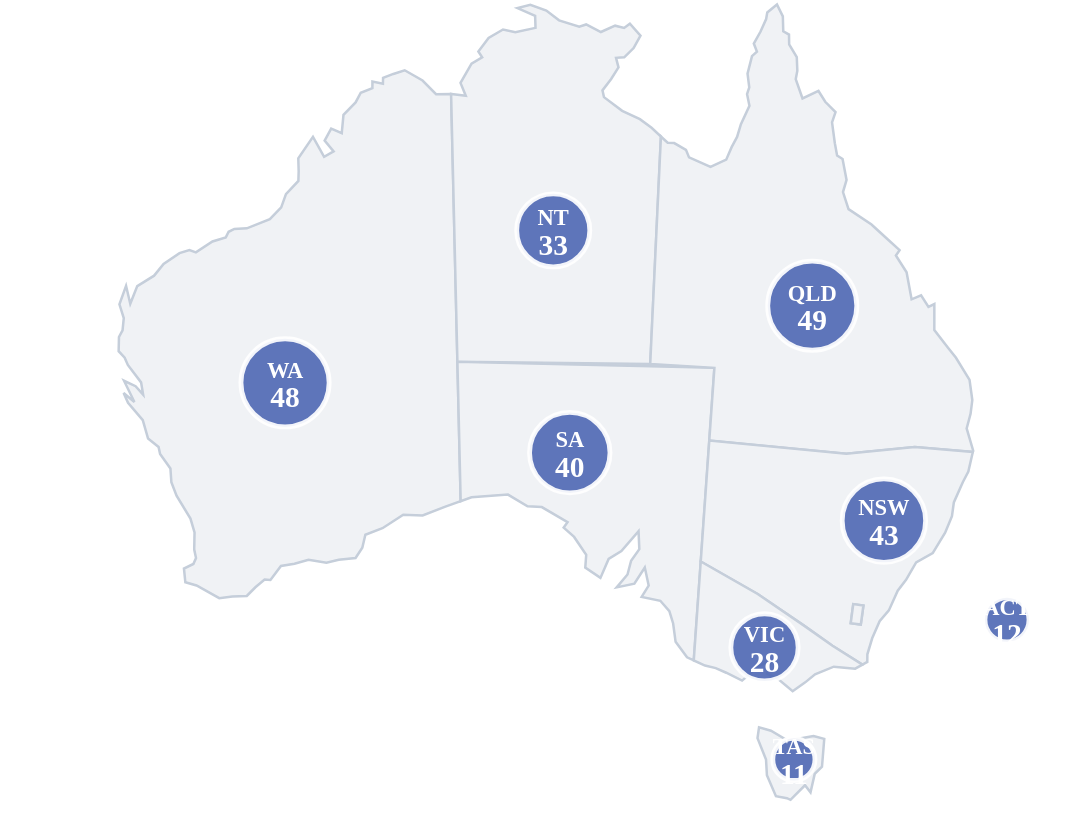

Source (Vega-Lite JSON):
### Vega-Lite specification from a JSON file in a GitHub repository (floating-point values rounded to 4 significant figures; data arrays with more than 128 entries replaced by an {"elided": "..."} marker saying what was removed)
{"$schema": "https://vega.github.io/schema/vega-lite/v5.json", "description": "Vega-Lite proportional symbol map of non-extinct EPBC native mammal state-linked listings. Base map uses preprojected simplified vector geography.", "width": 630, "height": 480, "background": "#FFFFFF", "padding": 0, "projection": {"type": "identity", "reflectY": false, "scale": 1.06, "translate": [-18.9, -14.4]}, "layer": [{"data": {"values": [{"type": "Feature", "properties": {"state": "Western Australia", "abbr": "WA", "extinct": 20, "total": 68, "share": 29.4}, "geometry": {"type": "Polygon", "coordinates": {"elided": "1x88x2 float values"}}}, {"type": "Feature", "properties": {"state": "Northern Territory", "abbr": "NT", "extinct": 12, "total": 45, "share": 26.7}, "geometry": {"type": "Polygon", "coordinates": [[[271.4, 65.76], [268.5, 58.72], [274.5, 48.27], [280.3, 44.82], [278.2, 41.64], [283.8, 34.24], [291.7, 29.65], [298.4, 31.15], [309.4, 28.75], [309.1, 22.21], [299.5, 17.99], [306.5, 16.15], [315.2, 19.36], [322.2, 24.66], [333.2, 28.11], [336.9, 26.89], [344.9, 31.01], [352.7, 27.56], [357.6, 28.83], [360.7, 26.48], [366.5, 33.03], [362.8, 39.76], [357.6, 44.77], [353.2, 45.06], [354.5, 50.25], [350.5, 56.57], [345.8, 62.78], [346.6, 66.46], [356.5, 73.92], [366.2, 78.43], [372.5, 83.17], [377.6, 87.87], [371.8, 211.8], [266.8, 210.5], [263.4, 64.75], [271.4, 65.76], [271.4, 65.76]]]}}, {"type": "Feature", "properties": {"state": "South Australia", "abbr": "SA", "extinct": 21, "total": 61, "share": 34.4}, "geometry": {"type": "Polygon", "coordinates": [[[391.8, 371.4], [385.6, 363.0], [384.3, 353.0], [382.2, 346.2], [377.3, 340.6], [367.1, 338.5], [370.9, 332.4], [368.8, 322.5], [363.2, 331.3], [353.5, 333.3], [359.4, 326.3], [361.4, 318.8], [365.9, 312.6], [365.4, 302.8], [356.1, 313.6], [349.2, 317.9], [344.7, 328.2], [336.4, 322.5], [336.9, 315.6], [330.4, 305.9], [324.7, 300.8], [326.8, 297.8], [312.8, 289.6], [305.0, 289.2], [294.4, 282.8], [274.5, 284.3], [268.6, 286.4], [266.8, 210.5], [406.7, 213.8], [395.5, 373.1], [391.8, 371.4], [391.8, 371.4]]]}}, {"type": "Feature", "properties": {"state": "Queensland", "abbr": "QLD", "extinct": 15, "total": 64, "share": 23.4}, "geometry": {"type": "Polygon", "coordinates": [[[381.3, 91.28], [384.8, 91.45], [391.2, 95.13], [392.9, 99.26], [404.6, 104.4], [413.2, 100.5], [416.1, 93.7], [419.1, 88.14], [421.2, 81.15], [425.8, 71.16], [424.5, 64.79], [425.7, 61.12], [424.8, 53.65], [427.2, 44.12], [429.9, 41.71], [428.2, 37.28], [431.9, 30.76], [434.9, 23.96], [435.5, 20.36], [440.8, 16.0], [444.0, 22.52], [444.2, 30.58], [447.3, 32.4], [447.4, 37.8], [451.6, 44.72], [451.9, 52.05], [451.0, 56.67], [454.7, 67.17], [463.4, 63.11], [467.1, 68.98], [472.7, 74.63], [470.8, 80.2], [472.3, 91.54], [473.5, 98.2], [476.5, 100.1], [478.7, 111.6], [476.7, 118.2], [479.7, 127.4], [492.2, 135.8], [500.1, 143.0], [507.5, 149.8], [505.5, 152.7], [511.4, 161.8], [514.1, 176.5], [519.2, 174.3], [523.3, 180.7], [526.5, 179.1], [526.5, 193.2], [533.6, 202.5], [538.2, 208.3], [545.6, 220.4], [547.1, 231.4], [546.2, 238.9], [544.0, 246.8], [547.6, 258.8], [547.4, 259.6], [515.8, 257.0], [478.5, 260.6], [403.9, 253.4], [406.7, 213.8], [371.8, 211.8], [377.6, 87.87], [381.3, 91.28], [381.3, 91.28]]]}}, {"type": "Feature", "properties": {"state": "New South Wales", "abbr": "NSW", "extinct": 14, "total": 57, "share": 24.6}, "geometry": {"type": "MultiPolygon", "coordinates": [[[[542.0, 276.0], [537.1, 287.1], [536.0, 294.6], [532.3, 303.6], [525.6, 314.7], [516.5, 319.8], [511.1, 329.2], [506.5, 335.1], [501.7, 345.9], [496.7, 351.8], [492.6, 361.1], [490.0, 369.8], [490.0, 373.9], [487.3, 375.4], [471.0, 365.1], [455.3, 354.0], [430.3, 336.9], [399.3, 319.2], [403.9, 253.4], [478.5, 260.6], [515.8, 257.0], [547.4, 259.6], [545.0, 270.3], [542.0, 276.0], [542.0, 276.0]]], [[[486.4, 353.6], [487.9, 343.2], [482.3, 342.4], [480.9, 352.9], [486.4, 353.6], [486.4, 353.6]]]]}}, {"type": "Feature", "properties": {"state": "Victoria", "abbr": "VIC", "extinct": 10, "total": 38, "share": 26.3}, "geometry": {"type": "Polygon", "coordinates": [[[483.4, 377.6], [471.7, 376.5], [461.5, 380.6], [456.2, 385.0], [449.3, 389.9], [441.4, 383.2], [435.4, 380.3], [437.6, 373.7], [431.7, 375.6], [421.8, 384.1], [413.2, 379.8], [407.5, 377.3], [401.6, 375.9], [395.5, 373.1], [399.3, 319.2], [430.3, 336.9], [455.3, 354.0], [471.0, 365.1], [487.3, 375.4], [483.4, 377.6], [483.4, 377.6]]]}}, {"type": "Feature", "properties": {"state": "Tasmania", "abbr": "TAS", "extinct": 1, "total": 12, "share": 8.3}, "geometry": {"type": "Polygon", "coordinates": [[[460.6, 414.2], [466.5, 415.8], [465.3, 431.0], [461.3, 434.9], [459.1, 444.9], [456.0, 441.1], [448.2, 449.0], [446.2, 448.1], [440.2, 447.0], [435.3, 435.6], [434.8, 427.1], [430.2, 415.4], [431.0, 409.6], [437.5, 411.4], [446.8, 416.8], [452.4, 415.7], [460.6, 414.2], [460.6, 414.2]]]}}, {"type": "Feature", "properties": {"state": "Australian Capital Territory", "abbr": "ACT", "extinct": 0, "total": 12, "share": 0.0}, "geometry": {"type": "Polygon", "coordinates": [[[480.9, 352.9], [482.3, 342.4], [487.9, 343.2], [486.4, 353.6], [480.9, 352.9], [480.9, 352.9]]]}}]}, "mark": {"type": "geoshape", "fill": "#F0F2F5", "stroke": "#C5CEDA", "strokeWidth": 1.45}}, {"data": {"values": [{"geometry": {"type": "LineString", "coordinates": [[484, 347], [538, 347], [558, 351]]}}]}, "mark": {"type": "geoshape", "filled": false, "stroke": "#A0AEC5", "strokeDash": [4, 3], "strokeWidth": 1.5}}, {"data": {"values": [{"state": "Western Australia", "abbr": "WA", "px": 173.0, "py": 222.0, "count": 48, "vulnerable": 30, "endangered": 15, "critically_endangered": 3}, {"state": "Northern Territory", "abbr": "NT", "px": 319.0, "py": 139.0, "count": 33, "vulnerable": 20, "endangered": 11, "critically_endangered": 2}, {"state": "Queensland", "abbr": "QLD", "px": 460.0, "py": 180.0, "count": 49, "vulnerable": 26, "endangered": 22, "critically_endangered": 1}, {"state": "South Australia", "abbr": "SA", "px": 328.0, "py": 260.0, "count": 40, "vulnerable": 20, "endangered": 19, "critically_endangered": 1}, {"state": "New South Wales", "abbr": "NSW", "px": 499.0, "py": 297.0, "count": 43, "vulnerable": 22, "endangered": 19, "critically_endangered": 2}, {"state": "Victoria", "abbr": "VIC", "px": 434.0, "py": 366.0, "count": 28, "vulnerable": 12, "endangered": 14, "critically_endangered": 2}, {"state": "Tasmania", "abbr": "TAS", "px": 450.0, "py": 427.0, "count": 11, "vulnerable": 6, "endangered": 5, "critically_endangered": 0}, {"state": "Australian Capital Territory", "abbr": "ACT", "px": 566.0, "py": 351.0, "count": 12, "vulnerable": 5, "endangered": 7, "critically_endangered": 0}]}, "mark": {"type": "circle", "fill": "#526BB6", "opacity": 0.92, "stroke": "#FFFFFF", "strokeWidth": 2.8, "cursor": "pointer"}, "encoding": {"longitude": {"field": "px", "type": "quantitative"}, "latitude": {"field": "py", "type": "quantitative"}, "size": {"field": "count", "type": "quantitative", "scale": {"domain": [0, 49], "range": [0, 2642]}, "legend": null}, "tooltip": [{"field": "state", "type": "nominal", "title": "State / territory"}, {"field": "count", "type": "quantitative", "title": "Listings", "format": ".0f"}, {"field": "vulnerable", "type": "quantitative", "title": "Vulnerable", "format": ".0f"}, {"field": "endangered", "type": "quantitative", "title": "Endangered", "format": ".0f"}, {"field": "critically_endangered", "type": "quantitative", "title": "Critically endangered", "format": ".0f"}]}}, {"data": {"values": [{"state": "Western Australia", "abbr": "WA", "px": 173.0, "py": 222.0, "count": 48, "vulnerable": 30, "endangered": 15, "critically_endangered": 3}, {"state": "Northern Territory", "abbr": "NT", "px": 319.0, "py": 139.0, "count": 33, "vulnerable": 20, "endangered": 11, "critically_endangered": 2}, {"state": "Queensland", "abbr": "QLD", "px": 460.0, "py": 180.0, "count": 49, "vulnerable": 26, "endangered": 22, "critically_endangered": 1}, {"state": "South Australia", "abbr": "SA", "px": 328.0, "py": 260.0, "count": 40, "vulnerable": 20, "endangered": 19, "critically_endangered": 1}, {"state": "New South Wales", "abbr": "NSW", "px": 499.0, "py": 297.0, "count": 43, "vulnerable": 22, "endangered": 19, "critically_endangered": 2}, {"state": "Victoria", "abbr": "VIC", "px": 434.0, "py": 366.0, "count": 28, "vulnerable": 12, "endangered": 14, "critically_endangered": 2}, {"state": "Tasmania", "abbr": "TAS", "px": 450.0, "py": 427.0, "count": 11, "vulnerable": 6, "endangered": 5, "critically_endangered": 0}, {"state": "Australian Capital Territory", "abbr": "ACT", "px": 566.0, "py": 351.0, "count": 12, "vulnerable": 5, "endangered": 7, "critically_endangered": 0}]}, "mark": {"type": "text", "font": "DM Sans", "fontSize": 13, "fontWeight": 800, "fill": "#FFFFFF", "dy": -7, "baseline": "middle", "align": "center"}, "encoding": {"longitude": {"field": "px", "type": "quantitative"}, "latitude": {"field": "py", "type": "quantitative"}, "text": {"field": "abbr"}, "tooltip": [{"field": "state", "title": "State / territory"}, {"field": "count", "title": "Listings"}]}}, {"data": {"values": [{"state": "Western Australia", "abbr": "WA", "px": 173.0, "py": 222.0, "count": 48, "vulnerable": 30, "endangered": 15, "critically_endangered": 3}, {"state": "Northern Territory", "abbr": "NT", "px": 319.0, "py": 139.0, "count": 33, "vulnerable": 20, "endangered": 11, "critically_endangered": 2}, {"state": "Queensland", "abbr": "QLD", "px": 460.0, "py": 180.0, "count": 49, "vulnerable": 26, "endangered": 22, "critically_endangered": 1}, {"state": "South Australia", "abbr": "SA", "px": 328.0, "py": 260.0, "count": 40, "vulnerable": 20, "endangered": 19, "critically_endangered": 1}, {"state": "New South Wales", "abbr": "NSW", "px": 499.0, "py": 297.0, "count": 43, "vulnerable": 22, "endangered": 19, "critically_endangered": 2}, {"state": "Victoria", "abbr": "VIC", "px": 434.0, "py": 366.0, "count": 28, "vulnerable": 12, "endangered": 14, "critically_endangered": 2}, {"state": "Tasmania", "abbr": "TAS", "px": 450.0, "py": 427.0, "count": 11, "vulnerable": 6, "endangered": 5, "critically_endangered": 0}, {"state": "Australian Capital Territory", "abbr": "ACT", "px": 566.0, "py": 351.0, "count": 12, "vulnerable": 5, "endangered": 7, "critically_endangered": 0}]}, "mark": {"type": "text", "font": "DM Sans", "fontSize": 17, "fontWeight": 800, "fill": "#FFFFFF", "dy": 9, "baseline": "middle", "align": "center"}, "encoding": {"longitude": {"field": "px", "type": "quantitative"}, "latitude": {"field": "py", "type": "quantitative"}, "text": {"field": "count", "type": "quantitative", "format": ".0f"}, "tooltip": [{"field": "state", "title": "State / territory"}, {"field": "count", "title": "Listings"}]}}], "config": {"view": {"stroke": null}, "font": "DM Sans"}}
